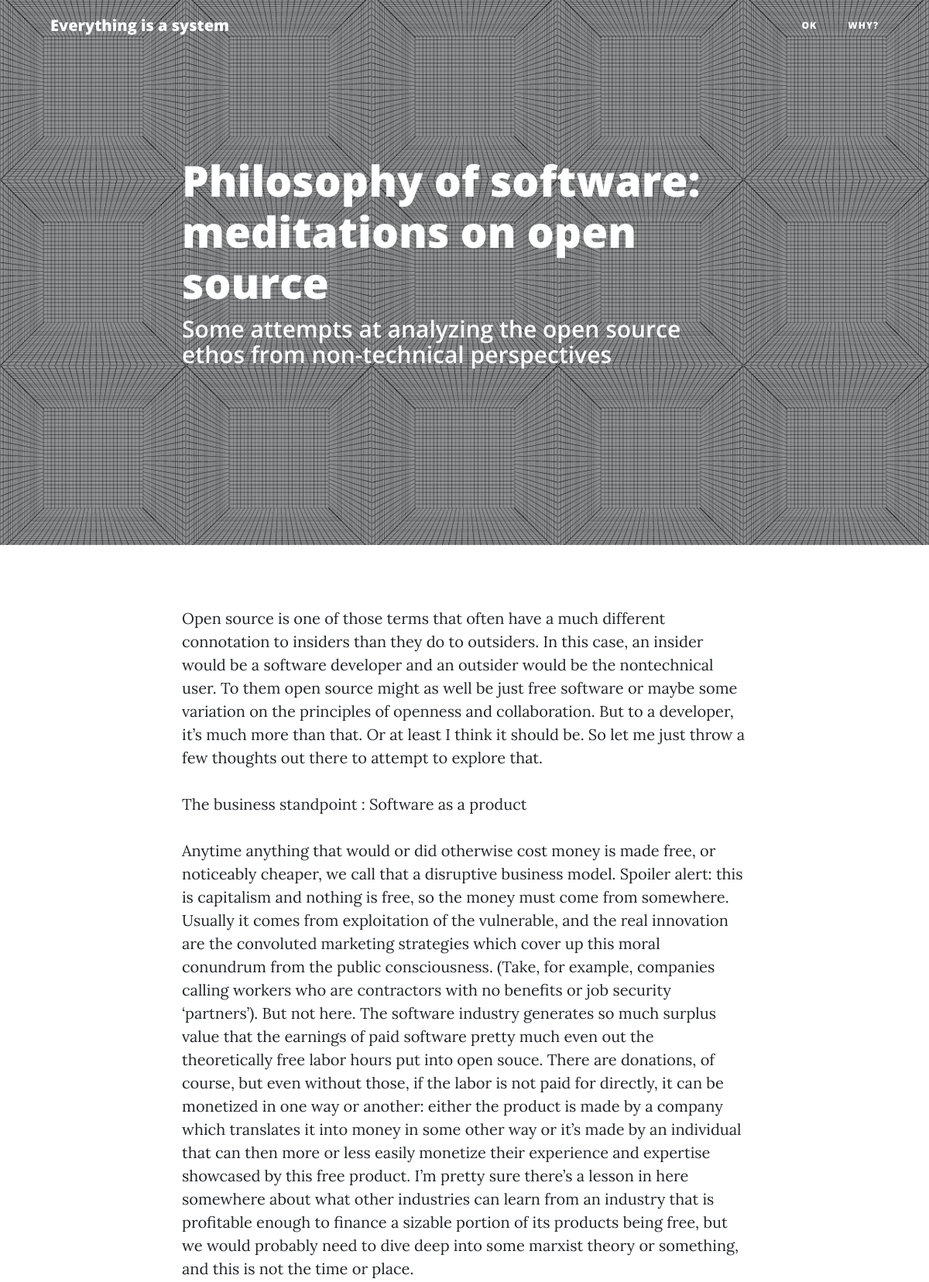
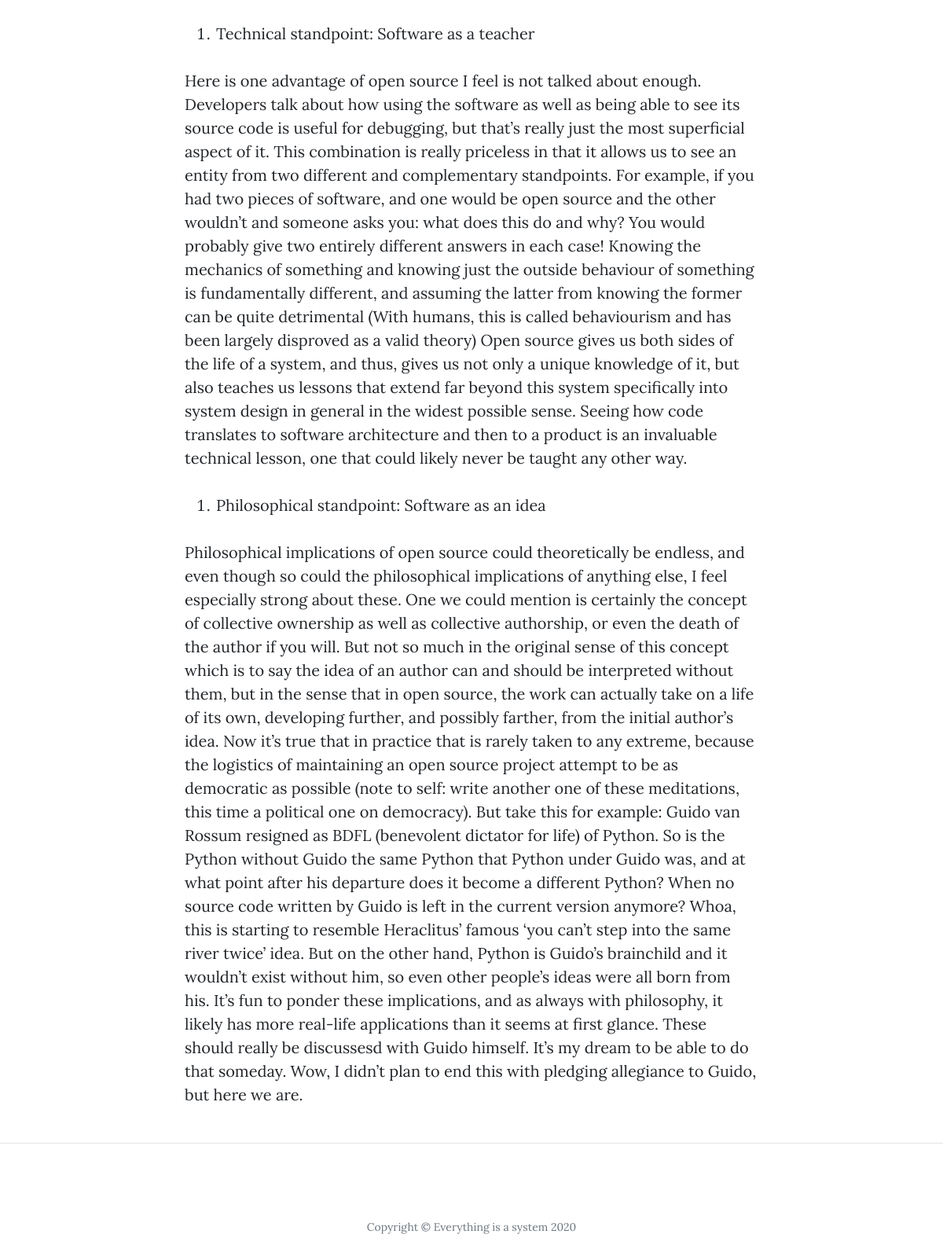
Screenshot of /post/2 with the database file from the repository (2 pictures, top to bottom).
### mainapp/models.py (models this page shows)
class BlogPost(models.Model):
    title = models.CharField(max_length=500)
    subtitle = models.TextField(default=" ")
    content = models.TextField()
    created_on = models.DateTimeField(auto_now_add=True)

### mainapp/views.py (the view)
# urls.py: path('post/<int:pk>', views.post, name='blogpost')
def post(request, pk):
    post = BlogPost.objects.get(pk=pk)
    title = post.title
    subtitle = post.subtitle
    content = post.content
    context = {'title': title, 'subtitle': subtitle, 'content': content}
    return render(request, 'post.html', context)

### mainapp/templatetags/markdown_extras.py (called while the page is built)
@register.filter()
@stringfilter
def markdown(value):
    return md.markdown(value, extensions=['markdown.extensions.fenced_code'])

### mainapp/templates/post.html
{% extends 'base.html' %}
{% load static %}
{% load markdown_extras %}
{% block maintitle %}
<div class="container">
  <div class="row">
    <div class="col-lg-8 col-md-10 mx-auto">
      <div class="post-heading">
        <h1> {{ title }} </h1>
        <h2 class="subheading"> {{ subtitle }} </h2>
      </div>
    </div>
  </div>
</div>
{% endblock %}
{% block post %}
  <article>
    <div class="container">
      <div class="row">
        <div class="col-lg-8 col-md-10 mx-auto">
          {{ content | markdown | safe }}
        </div>
      </div>
    </div>
  </article>
  <hr>
{% endblock %}

### assets/css/clean-blog.css (style rules this page uses)
body { font-size: 20px; color: #212529; font-family: 'Lora', 'Times New Roman', serif; }
p { line-height: 1.5; margin: 30px 0; }
h1, h2, h3, h4, h5, h6 { font-weight: 800; font-family: 'Open Sans', 'Helvetica Neue', Helvetica, Arial, sans-serif; }
header.masthead .page-heading, header.masthead .post-heading, header.masthead .site-heading { padding: 200px 0 150px; color: white; }
@media only screen and (min-width: 768px) { header.masthead .page-heading, header.masthead .post-heading, header.masthead .site-heading { padding: 200px 0; } }
header.masthead .post-heading h1 { font-size: 35px; }
header.masthead .post-heading .meta, header.masthead .post-heading .subheading { line-height: 1.1; display: block; }
header.masthead .post-heading .subheading { font-size: 24px; font-weight: 600; margin: 10px 0 30px; font-family: 'Open Sans', 'Helvetica Neue', Helvetica, Arial, sans-serif; }
@media only screen and (min-width: 768px) { header.masthead .post-heading h1 { font-size: 55px; } }
@media only screen and (min-width: 768px) { header.masthead .post-heading .subheading { font-size: 30px; } }

### rows the page displays
BlogPost: title "Philosophy of software: meditations on open source", subtitle "Some attempts at analyzing the open source ethos from non-technical perspectives", content "Open source is one of those terms that often have a much different connotation to insiders than they do to outsiders. In this case, an insider would be a software developer and an outsider would be the nontechnical user. To them open source might as well be just free software or maybe some variation on the principles of openness and collaboration. But to a developer, it’s much more than that. Or at least I think it should be. So let me just throw a few thoughts out there to attempt to explore that. The business standpoint : Software as a product Anytime anything that would or did otherwise cost money is made free, or noticeably cheaper, we call that a disruptive business model. Spoiler…"
